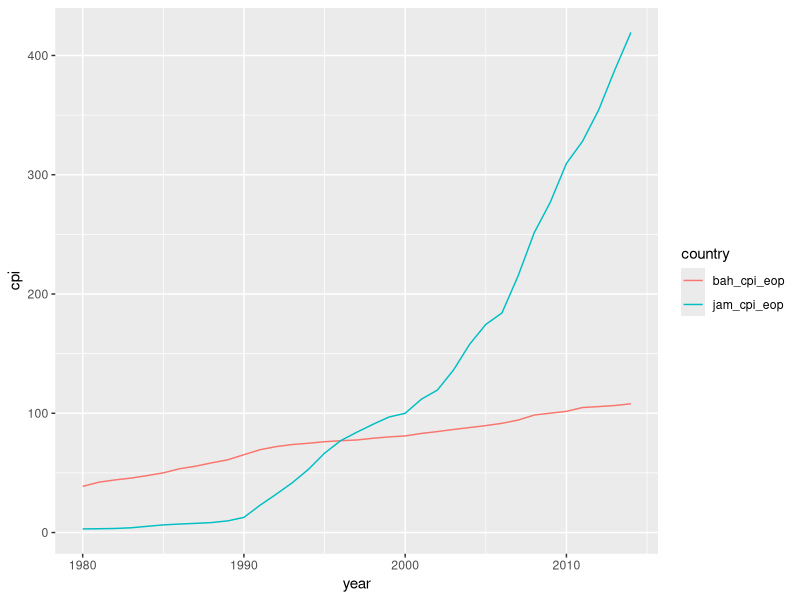
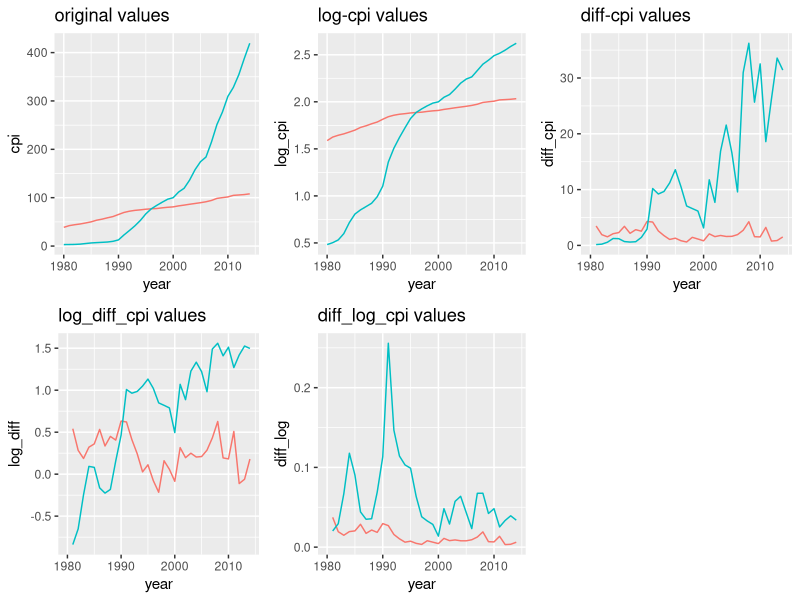
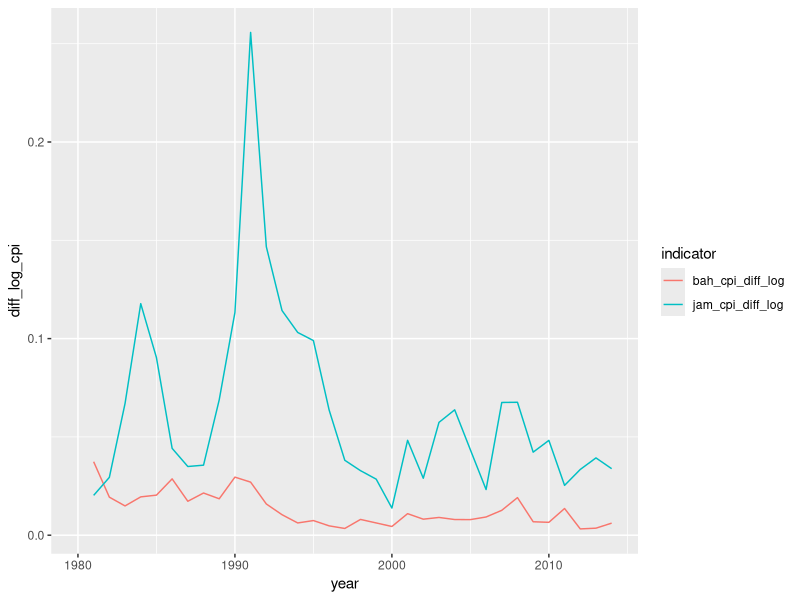

Write the R code that produced these figures, in order.
## ---- chunk 1
knitr::opts_chunk$set(warning = F, message = F)
library(tidyverse)
library(ggpubr)
library(broom)
## ---- chunk 2
bahamas_tbl <- read_csv(file = "datasets/Module 2/Caribbean Islands Data/Module2_Caribbean_Assessment_File_Bahamas.csv")

# bahamas_tbl %>% View()

jam_tbl <- read_csv(file = "datasets/Module 2/Caribbean Islands Data/Module2_Caribbean_Assessment_File_Jamaica.csv")

bah_jam_cpi_tbl <- 
bahamas_tbl %>% 
        slice(-1) %>% 
        select(year = `...1`, bah_cpi_eop) %>% 
        left_join(jam_tbl %>% 
        slice(-1) %>% 
        select(year = `...1`, jam_cpi_eop)) %>% 
        mutate_all(.funs = as.numeric)
## ---- chunk 3
bah_jam_cpi_tbl %>% 
        pivot_longer(cols = c(-year), names_to = "country", values_to = "cpi") %>% 
        ggplot() + 
        geom_line(aes(x = year, y = cpi, color = country))
## ---- chunk 4
bah_jam_cpi_dlog_tbl <- 
bah_jam_cpi_tbl %>% 
        # mutate(across(.cols = c(bah_cpi_eop,jam_cpi_eop), .fns = log10)) 
        mutate(bah_cpi_log = log10(bah_cpi_eop), 
               jam_cpi_log = log10(jam_cpi_eop)) %>% 
        
        mutate(bah_cpi_log_lag = lag(bah_cpi_log),
               jam_cpi_log_lag = lag(jam_cpi_log)) %>% 
        
        mutate(bah_cpi_diff_log = bah_cpi_log - bah_cpi_log_lag, 
               jam_cpi_diff_log = jam_cpi_log - jam_cpi_log_lag) 
## ---- chunk 5
exp_tbl <- 
bah_jam_cpi_tbl %>% 
        # for log investigation
         mutate(bah_cpi_log = log10(bah_cpi_eop), 
               jam_cpi_log = log10(jam_cpi_eop)) %>%
        # for lag investigation 
        mutate(bah_cpi_lag = lag(bah_cpi_eop),
               jam_cpi_lag = lag(jam_cpi_eop)) %>% 
        mutate(bah_cpi_diff = bah_cpi_eop - bah_cpi_lag, 
               jam_cpi_diff = jam_cpi_eop - jam_cpi_lag) 
g1 <- 
    exp_tbl %>%    
         select(year, bah_cpi_eop, jam_cpi_eop) %>% 
         pivot_longer(cols = c(-year), 
                      names_to = "indicator", 
                      values_to = "cpi") %>%
        ggplot() + 
        geom_line(aes(x = year, y = cpi, color = indicator),
                  show.legend = F) + 
            ggtitle(label = "original values")

g2 <-     
   exp_tbl %>%    
         select(year, bah_cpi_log, jam_cpi_log) %>% 
         pivot_longer(cols = c(-year), 
                      names_to = "indicator", 
                      values_to = "log_cpi") %>%
        ggplot() + 
        geom_line(aes(x = year, y = log_cpi, color = indicator),
                  show.legend = F) + 
            ggtitle(label = "log-cpi values")
   
g3 <- 
        exp_tbl %>%    
         select(year, bah_cpi_diff, jam_cpi_diff) %>% 
         pivot_longer(cols = c(-year), 
                      names_to = "indicator", 
                      values_to = "diff_cpi") %>%
        ggplot() + 
        geom_line(aes(x = year, y = diff_cpi, color = indicator),
                  show.legend = F) + 
            ggtitle(label = "diff-cpi values")
 
g4 <-  
  exp_tbl %>% 
          mutate(bah_cpi_diff_log = log10(bah_cpi_diff),
                 jam_cpi_diff_log = log10(jam_cpi_diff)) %>% 
          select(year, bah_cpi_diff_log, jam_cpi_diff_log) %>% 
          pivot_longer(cols = -year,
                       names_to = "indicator",
                       values_to = "log_diff") %>% 
        ggplot() + 
        geom_line(aes(x = year, y = log_diff, color = indicator),
                  show.legend = F) + 
            ggtitle(label = "log_diff_cpi values")

g5 <-   
  exp_tbl %>% 
          mutate(bah_log_lag = lag(bah_cpi_log),
                 jam_log_lag = lag(jam_cpi_log)) %>% 
          mutate(bah_diff_log = bah_cpi_log - bah_log_lag, 
                 jam_diff_log = jam_cpi_log - jam_log_lag) %>% 
          select(year, bah_diff_log, jam_diff_log) %>% 
           pivot_longer(cols = -year,
                       names_to = "indicator",
                       values_to = "diff_log") %>% 
        ggplot() + 
        geom_line(aes(x = year, y = diff_log, color = indicator),
                  show.legend = F) + 
            ggtitle(label = "diff_log_cpi values")

ggpubr::ggarrange(g1,g2,g3,g4,g5)
## ---- chunk 6
bah_jam_cpi_dlog_tbl %>% 
        select(year, jam_cpi_diff_log, bah_cpi_diff_log) %>% 
        pivot_longer(cols = -year, names_to = "indicator", values_to = "diff_log_cpi" ) %>% 
        ggplot() + 
        geom_line(aes(x = year, y = diff_log_cpi, color = indicator ))
## ---- chunk 7
lm_1 <- 
        bah_jam_cpi_dlog_tbl %>% 
        lm(formula = bah_cpi_eop ~ jam_cpi_eop)

lm_2 <- 
        bah_jam_cpi_dlog_tbl %>% 
        lm(formula = bah_cpi_log ~ jam_cpi_log)

lm_3 <- 
        bah_jam_cpi_dlog_tbl %>% 
        lm(formula = bah_cpi_diff_log ~ jam_cpi_diff_log)



lm_glance_1 <- 
        lm_1 %>% 
        broom::glance() %>% 
        mutate(formula = "bah_cpi_eop ~ jam_cpi_eop")

lm_glance_2 <- 
        lm_2 %>% 
        broom::glance() %>% 
        mutate(formula = "bah_cpi_log ~ jam_cpi_log")

lm_glance_3 <- 
        lm_3 %>% 
        broom::glance() %>% 
        mutate(formula = "bah_cpi_diff_log ~ jam_cpi_diff_log")

lm_glance_tbl <- 
lm_glance_1 %>% 
        bind_rows(lm_glance_2) %>% 
        bind_rows(lm_glance_3) 


lm_tidy_1 <- 
        lm_1 %>% 
        broom::tidy()%>% 
        mutate(formula = "bah_cpi_eop ~ jam_cpi_eop")

lm_tidy_2 <- 
        lm_2 %>% 
        broom::tidy() %>% 
        mutate(formula = "bah_cpi_log ~ jam_cpi_log")


lm_tidy_3 <- 
        lm_3 %>% 
        broom::tidy() %>% 
        mutate(formula = "bah_cpi_diff_log ~ jam_cpi_diff_log")

lm_tidy_tbl <- 
lm_tidy_1 %>% 
        bind_rows(lm_tidy_2) %>% 
        bind_rows(lm_tidy_3)
## ---- chunk 8
jam_inflation_tbl <- 
bah_jam_cpi_tbl %>% 
        # mutate(jam_cpi_diff = c(NA,diff(jam_cpi_eop))) %>% 
        mutate(jam_cpi_eop_lag = lag(jam_cpi_eop)) %>% 
        mutate(jam_cpi_diff = jam_cpi_eop - jam_cpi_eop_lag) %>% 
        mutate(inflation = jam_cpi_diff / jam_cpi_eop_lag) %>% 
        select(- bah_cpi_eop)


jam_inflation_tbl %>% 
        slice_max(order_by = inflation, n = 1 )

## ---- chunk 9
atlantis_tbl <- read_csv("datasets/Module 2/Caribbean Islands Data/Module2_Caribbean_Assessment_File_Atlantis.csv")
